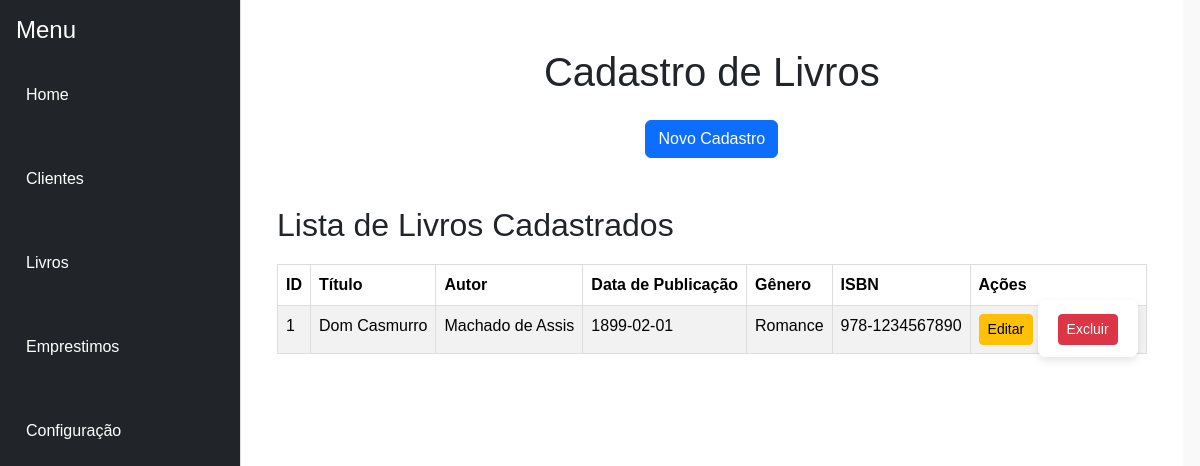
Screenshot of /livros (signed in) with the database file from the repository.
### models.py (models this page shows, shortened)
class Livro(db.Model):
    __tablename__ = 'livros'
    id = db.Column(db.Integer, primary_key=True)
    titulo = db.Column(db.String(200), nullable=False)
    autor = db.Column(db.String(100), nullable=False)
    data_publicacao = db.Column(db.Date, nullable=False)
    genero = db.Column(db.String(50), nullable=False)
    isbn = db.Column(db.String(20), unique=True, nullable=False)
    emprestimos = relationship('Emprestimo', back_populates='livros')

### app.py (the view, shortened to what this page needs)
@app.route('/livros', methods=['GET', 'POST'])
def livros():
    if 'username' not in session:
        return redirect(url_for('login'))
    livros = Livro.query.all()
    return render_template('livros.html', livros=livros)

### templates/livros.html (shortened to what this page needs)
{% extends "index.html" %}
{% block content %}
    <div class="container-fluid d-flex flex-column align-items-center">
        <h1 class="text-center my-4">Cadastro de Livros</h1>
        <button id="toggleFormButton" class="btn btn-primary toggle-btn mb-4" onclick="toggleForm()">Novo Cadastro</button>
        <div class="table-box mt-4 w-100">
            <h2>Lista de Livros Cadastrados</h2>
            <table class="table table-striped">
                <thead>
                    <tr>
                        <th>ID</th>
                        <th>Título</th>
                        <th>Autor</th>
                        <th>Data de Publicação</th>
                        <th>Gênero</th>
                        <th>ISBN</th>
                        <th>Ações</th>
                    </tr>
                </thead>
                <tbody>
                    {% for livro in livros %}
                    <tr>
                        <td>{{ livro.id }}</td>
                        <td>{{ livro.titulo }}</td>
                        <td>{{ livro.autor }}</td>
                        <td>{{ livro.data_publicacao }}</td>
                        <td>{{ livro.genero }}</td>
                        <td>{{ livro.isbn }}</td>
                        <td>
                            <a href="{{ url_for('editar_livro', id=livro.id) }}" class="btn btn-warning btn-sm">Editar</a>
                            <form action="{{ url_for('deletar_livro', id=livro.id) }}" method="POST" style="display: inline;">
                                <button type="submit" class="btn btn-danger btn-sm">Excluir</button>
                            </form>
                        </td>
                    </tr>
                    {% else %}
                    <tr>
                        <td colspan="7" class="text-center">Nenhum livro cadastrado.</td>
                    </tr>
                    {% endfor %}
                </tbody>
            </table>
        </div>
    </div>
{% endblock %}

### static/index.css (style rules this page uses)
* { margin: 0; padding: 0; box-sizing: border-box; }
body { font-family: Arial, sans-serif; background-color: #f9f9f9; display: flex; height: 100vh; }
form { margin: 20px 0; display: flex; flex-direction: column; width: 100%; max-width: 600px; background-color: #fff; padding: 20px; border-radius: 8px; box-shadow: 0 4px 8px rgba(0, 0, 0, 0.1); }
form button { padding: 10px; background-color: #333; color: #fff; border: none; border-radius: 4px; font-size: 16px; cursor: pointer; }
table { width: 100%; border-collapse: collapse; margin-top: 20px; }
table th, table td { border: 1px solid #ddd; padding: 10px; text-align: left; }
table th { background-color: #f4f4f4; color: #333; }

### rows the page displays
Livro: id "1", titulo "Dom Casmurro", autor "Machado de Assis", data_publicacao "1899-02-01", genero "Romance", isbn "978-1234567890"
